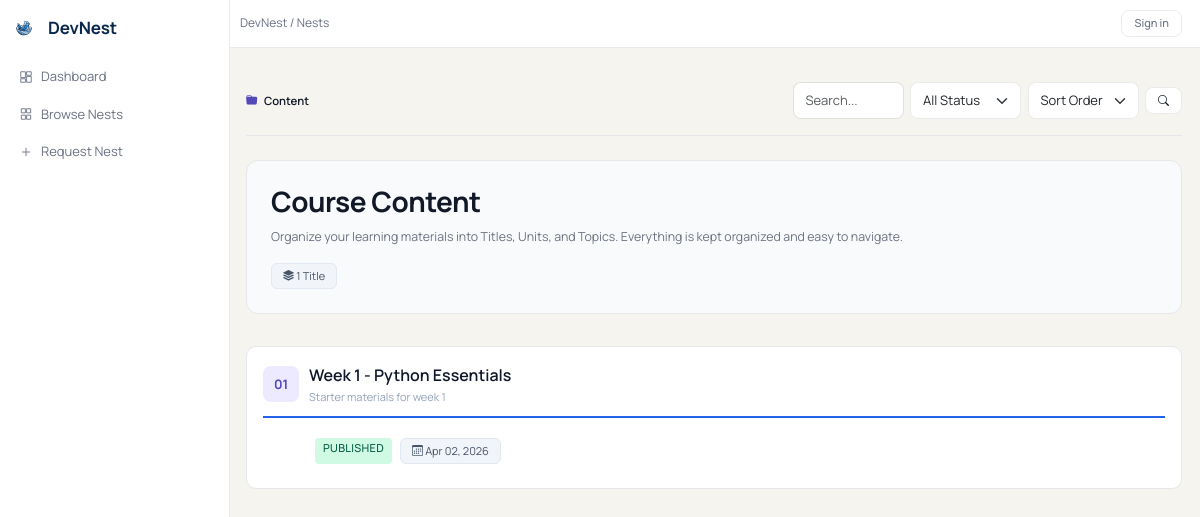
Page /content/ on the earlier database version.
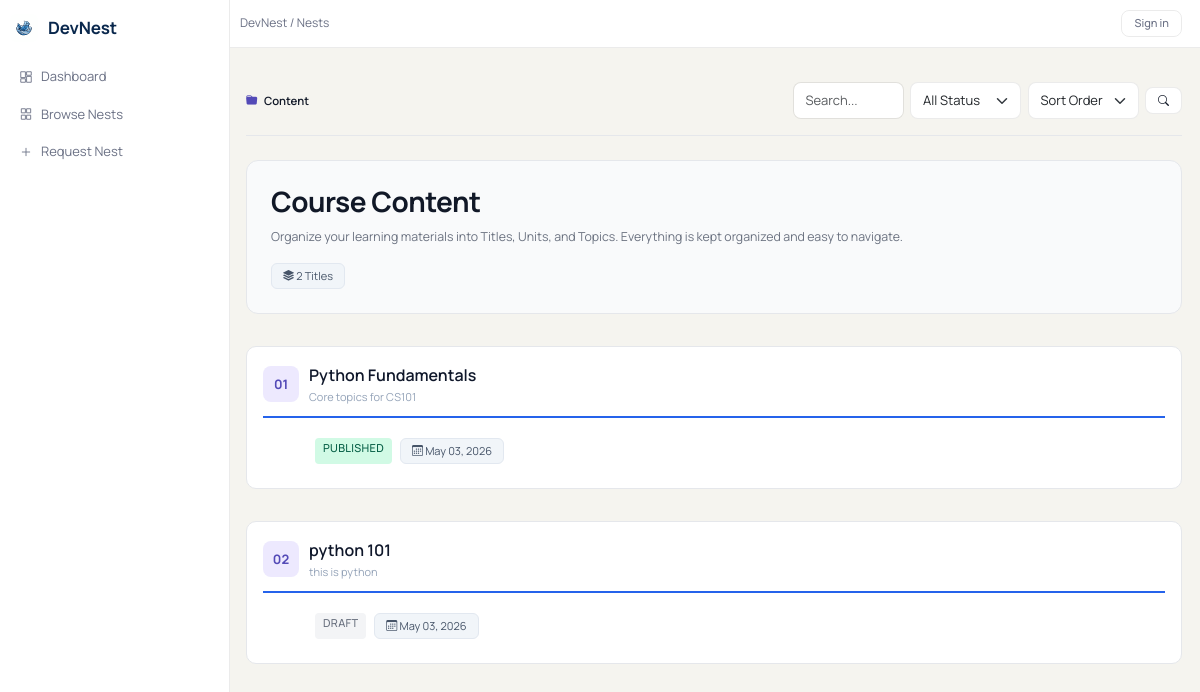
Same page on the later database version.
### content/models.py (models this page shows, shortened)
class Title(models.Model):
    name = models.CharField(max_length=255)
    description = models.TextField(blank=True)
    sort_order = models.IntegerField(default=0)
    is_published = models.BooleanField(default=False)
    created_by = models.ForeignKey(User, on_delete=models.CASCADE)
    nest = models.ForeignKey(Nest, on_delete=models.CASCADE, related_name='titles', null=True, blank=True)
    created_at = models.DateTimeField(auto_now_add=True)
    class Meta:
        ordering = ['sort_order']

### content/views.py (the view)
# urls.py: path("", views.all_titles_view, name="all_titles_view"),
def all_titles_view(request: HttpRequest):
    nest = _resolve_nest(request.GET.get("nest_id"))
    permission_response = _enforce_view_permission(request, nest)
    if permission_response:
        return permission_response
    titles = Title.objects.filter(nest=nest) if nest else Title.objects.all()
    search_query = request.GET.get("search", "").strip()
    if search_query:
        titles = titles.filter(
            Q(name__icontains=search_query) |
            Q(description__icontains=search_query)
        )
    status_filter = request.GET.get("status", "").strip()
    if status_filter == "published":
        titles = titles.filter(is_published=True)
    elif status_filter == "draft":
        titles = titles.filter(is_published=False)
    sort_by = request.GET.get("sort", "sort_order")
    if sort_by == "newest":
        titles = titles.order_by("-created_at")
    elif sort_by == "oldest":
        titles = titles.order_by("created_at")
    elif sort_by == "name":
        titles = titles.order_by("name")
    else:
        titles = titles.order_by("sort_order")
    membership = None
    pending_membership = None
    can_manage = False
    if nest and request.user.is_authenticated:
        membership = nest.membership_for(request.user)
        pending_membership = nest.memberships.filter(
            user=request.user, status="pending"
        ).first()
        can_manage = nest.is_nest_staff(request.user) or nest.is_site_staff(request.user)
    return render(request, "content/all_titles.html", {
        "titles": titles,
        "nest": nest,
        "membership": membership,
        "pending_membership": pending_membership,
        "can_manage": can_manage,
        "search_query": search_query,
        "status_filter": status_filter,
        "sort_by": sort_by,
    })

### content/views.py (called while the page is built, shortened)
def _resolve_nest(nest_id):
    if not nest_id:
        return None
    return Nest.objects.filter(pk=nest_id, status=Nest.Status.APPROVED).first()

def _enforce_view_permission(request: HttpRequest, nest: Nest | None):
    if not nest:
        return None

### main/context_processors.py (called while the page is built)
def notifications_context(request):
    if not getattr(request.user, 'is_authenticated', False):
        return {
            'unread_notifications': [],
            'unread_notifications_count': 0,
        }
    unread_qs = Notification.objects.filter(user=request.user, is_read=False)
    return {
        'unread_notifications': list(unread_qs[:8]),
        'unread_notifications_count': unread_qs.count(),
    }

### content/templates/content/all_titles.html (shortened to what this page needs)
{% extends "nests/nest_detail_base.html" %}
{% load static %}
{% block extra_css %}<link rel="stylesheet" href="{% static 'content/css/style.css' %}"><link rel="stylesheet" href="{% static 'css/design-system.css' %}">{% endblock %}
{% block feature_content %}
<div class="c-topbar">
    <div class="c-topbar__breadcrumb">
        <span><i class="bi bi-folder-fill me-2" style="color:#534AB7;"></i>Content</span>
    </div>
    <div class="c-topbar__actions">
        <form method="GET" action="." class="d-flex gap-2" style="align-items:center;">
            <input type="text" name="search" class="form-control" placeholder="Search..." value="{{ search_query }}" style="font-size:12px; max-width:150px;">
            <select name="status" class="form-select" style="font-size:12px; max-width:120px;">
                <option value="">All Status</option>
            </select>
            <select name="sort" class="form-select" style="font-size:12px; max-width:120px;">
                <option value="sort_order" {% if sort_by == 'sort_order' %}selected{% endif %}>Sort Order</option>
            </select>
            <button type="submit" class="c-btn c-btn--sm" style="font-size:12px;"><i class="bi bi-search"></i></button>
        </form>
    </div>
</div>
<div class="c-content">
    <div class="course-header">
        <h1 class="course-header__title">{% if nest %}{{ nest.name }}{% else %}Course Content{% endif %}</h1>
        <p class="course-header__desc">
            Organize your learning materials into Titles, Units, and Topics. Everything is kept organized and easy to navigate.
        </p>
        <div class="course-header__meta">
            <div class="meta-chip">
                <i class="bi bi-stack"></i> {{ titles|length }} Title{{ titles|length|pluralize }}
            </div>
        </div>
    </div>
    {% if titles %}
        <div style="display:flex; flex-direction:column; gap:8px;">
        {% for title in titles %}
        <div class="title-block">
            <div class="title-block__header">
                <div class="title-block__left">
                    <div class="title-block__icon">{{ forloop.counter|stringformat:"02d" }}</div>
                    <div>
                        <div class="title-block__name">{{ title.name }}</div>
                        <div class="title-block__count">
                            {% if title.description %}{{ title.description|truncatechars:60 }}{% else %}<em>No description</em>{% endif %}
                        </div>
                    </div>
                </div>
            </div>
            <div style="padding:8px 0; display:flex; gap:8px; flex-wrap:wrap; padding-left:52px;">
                {% if title.is_published %}
                    <span class="c-badge c-badge--published">Published</span>
                {% else %}
                    <span class="c-badge c-badge--draft">Draft</span>
                {% endif %}
                <span class="meta-chip"><i class="bi bi-calendar3"></i> {{ title.created_at|date:"M d, Y" }}</span>
            </div>
        </div>
        {% endfor %}
        </div>
    {% endif %}
</div>
{% endblock feature_content %}

Differences in the rows shown:
changed Title: name "Week 1 - Python Essentials" → "Python Fundamentals"; description "Starter materials for week 1" → "Core topics for CS101"; created_at "Apr 02, 2026" → "May 03, 2026"
added Title: name "python 101", description "this is python", is_published "DRAFT", created_at "May 03, 2026"
Other differences:
{{ titles|length }}: "1" → "2"
